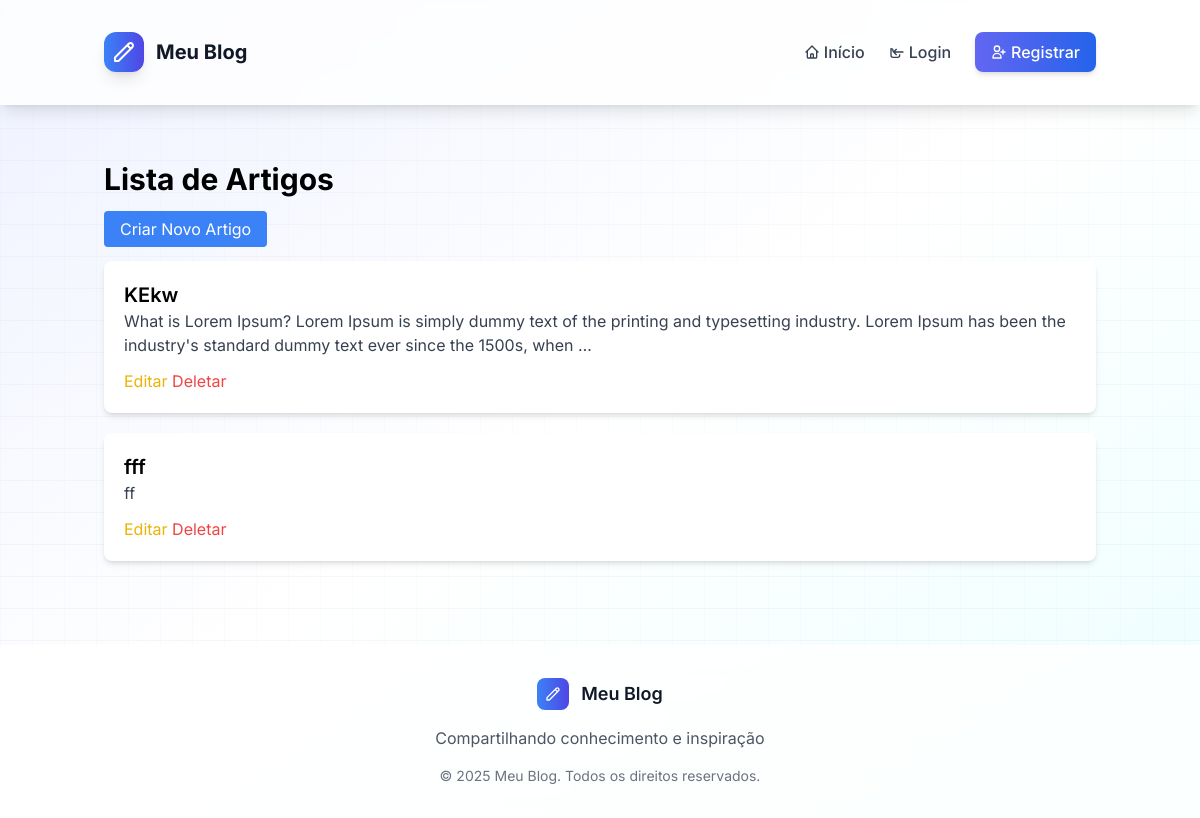
Page /artigos/ on the earlier database version.
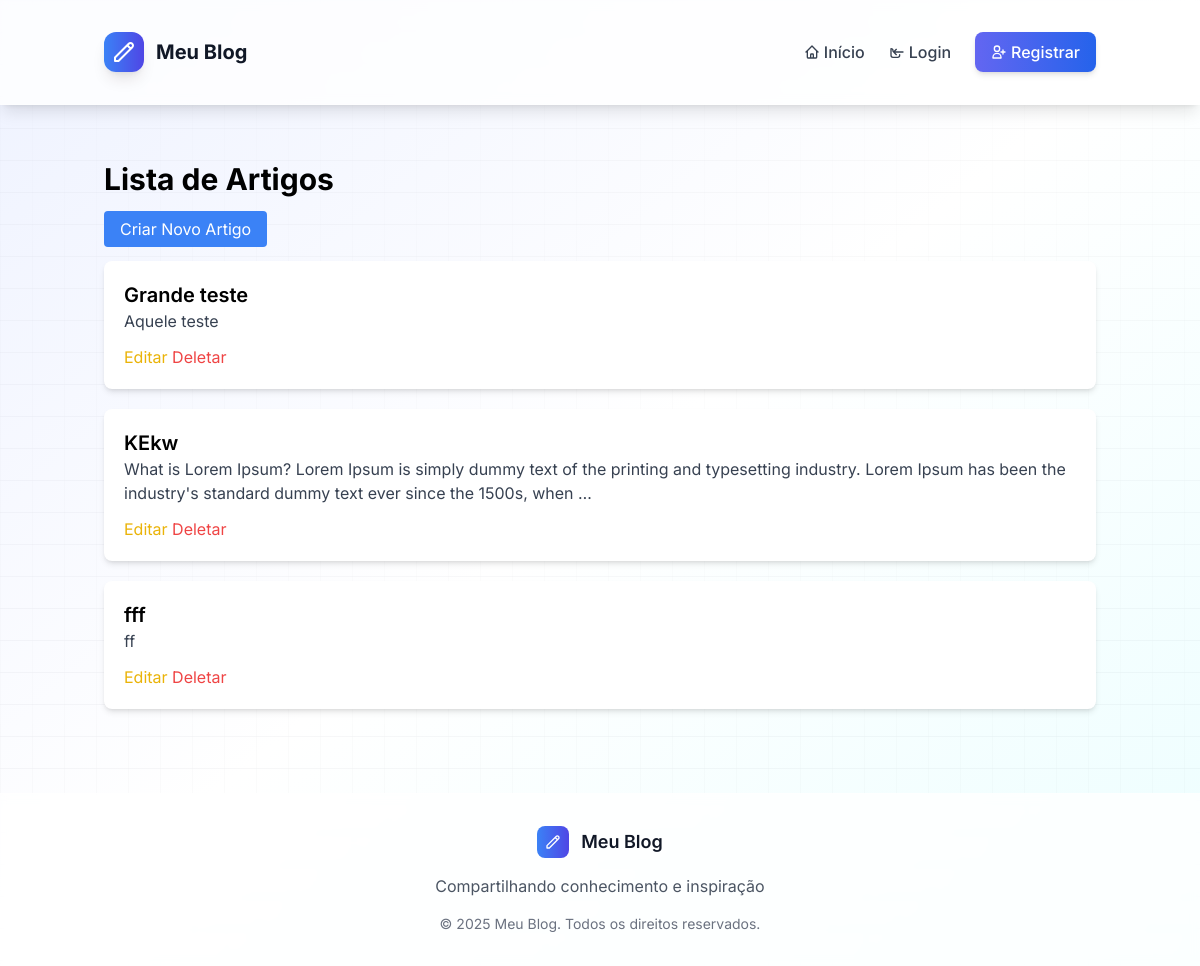
Same page on the later database version.
### blog/models.py (models this page shows, shortened)
class Artigo(models.Model):
    titulo = models.CharField(max_length=200)
    conteudo = models.TextField()
    data_criacao = models.DateTimeField(auto_now_add=True)
    data_atualizacao = models.DateTimeField(auto_now=True)
    publicado = models.BooleanField(default=True)
    autor = models.ForeignKey(Usuario, on_delete=models.CASCADE, related_name='artigos')
    categorias = models.ManyToManyField(Categoria, related_name='artigos')
    class Meta:
        verbose_name = 'Artigo'
        verbose_name_plural = 'Artigos'
        ordering = ['-data_criacao']

### blog/views.py (the view)
# urls.py: path('artigos/', views.artigo_list, name='artigo_list'),
def artigo_list(request):
    artigos = Artigo.objects.all()
    return render(request, 'blog/artigo_list.html', {'artigos': artigos})

### blog/templates/blog/artigo_list.html (shortened to what this page needs)
{% extends 'blog/base.html' %}
{% block content %}
<div class="container mx-auto mt-10">
    <h1 class="text-3xl font-bold mb-5">Lista de Artigos</h1>
    <a href="{% url 'artigo_create' %}" class="bg-blue-500 text-white px-4 py-2 rounded">Criar Novo Artigo</a>
    <div class="mt-5">
        {% for artigo in artigos %}
            <div class="bg-white shadow-md rounded-lg p-5 mb-5">
                <h2 class="text-xl font-semibold">
                    <a href="{% url 'artigo_detail' artigo.id %}">{{ artigo.titulo }}</a>
                </h2>
                <p class="text-gray-700">{{ artigo.conteudo|truncatewords:30 }}</p>
                <div class="mt-3">
                    <a href="{% url 'artigo_update' artigo.id %}" class="text-yellow-500">Editar</a>
                    <form action="{% url 'artigo_delete' artigo.id %}" method="POST" class="inline">
                        <button type="submit" class="text-red-500">Deletar</button>
                    </form>
                </div>
            </div>
        {% empty %}
            <p class="text-gray-500">Nenhum artigo encontrado.</p>
        {% endfor %}
    </div>
</div>
{% endblock %}

Differences in the rows shown:
added Artigo: titulo "Grande teste", conteudo "Aquele teste"
